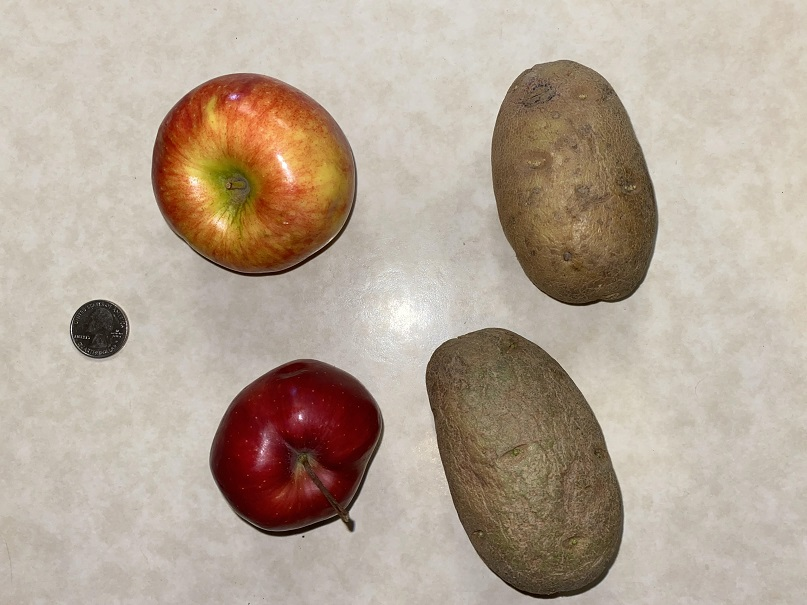
#> input picture produceImage.jpg, 807 x 605 px
$ python ProduceAnalyzer.py
#> lines starting #> are read from the running program, lines starting #| are printed output that depends on the picture; after the words box and inside, x2 and y2 are one past the last pixel; in counts of white or black regions, pixels touching at a corner belong together
from scipy.spatial import distance as dist
from imutils import perspective
from imutils import contours
import numpy as np
import argparse
import imutils
import cv2
import math

# Author: Jacob O'Grady
# Date: May 6, 2021
# Purpose of Program: This program analyzes an image of produce samples to determine their type, size, and mass. Information is displayed to a text file.
# With some modifications, this program can be used to assist farmers to get quick and accurate calculations for a sample of their produce.
# Used OpenCV and documentation from opencv.org and pyimagesearch.com

# This will be the number of pixels in the reference object
pixel_ratio = None

# Boolean values for the object recognition
isApple = False
isPotato = False
isCoin = False
isRedApple = False
isFujiApple = False

# Get the image we want to use
image = cv2.imread("produceImage.jpg", cv2.IMREAD_COLOR)
#> image is the input picture: shape (605, 807, 3); mean B, G, R 149.5, 165, 180.7

# Convert from the default BGR (Blue, Green, Red) to HSV (Hue, Saturation, Value) color mat
hsv_mat = cv2.cvtColor(image, cv2.COLOR_BGR2HSV)
#> hsv_mat: shape (605, 807, 3); mean H, S, V 19.1, 55, 180.7

# Blur the mat to make the contours easier to distinguish
hsv_mat = cv2.GaussianBlur(hsv_mat, (9, 9), 0)
#> hsv_mat: shape (605, 807, 3); mean H, S, V 19.1, 55, 180.7

# Convert anther BGR mat to grayscale that will be used for the HoughCircles
gray_mat = cv2.cvtColor(image, cv2.COLOR_BGR2GRAY)


lower_redOrange = np.array([0, 130, 130], np.uint8)
upper_redOrange = np.array([180, 255, 255], np.uint8)
mask_redOrange = cv2.inRange(hsv_mat, lower_redOrange, upper_redOrange)
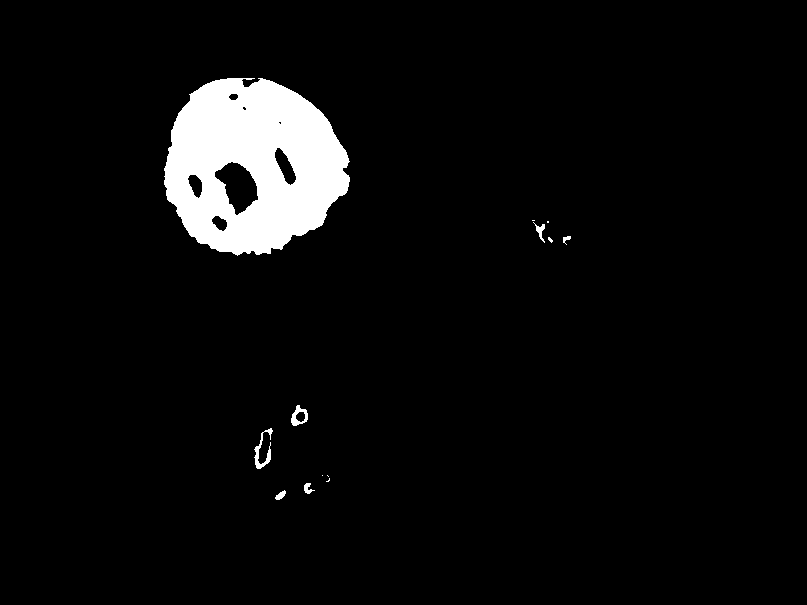
#> mask_redOrange: shape (605, 807); 4.8% white; 13 white regions (6 under 20 px), largest, box (x1, y1, x2, y2) and area: (164, 78, 350, 256) 22903, (254, 428, 273, 469) 247, (291, 405, 308, 426) 174

lower_red = np.array([40, 0, 0], np.uint8)
upper_red = np.array([180, 255, 255], np.uint8)
mask_red = cv2.inRange(hsv_mat, lower_red, upper_red)
#> mask_red: shape (605, 807); 1.8% white; 28 white regions (7 under 20 px), largest, box (x1, y1, x2, y2) and area: (226, 381, 364, 500) 7008, (318, 447, 352, 490) 586, (213, 442, 225, 471) 239

lower_brown = np.array([15, 50, 60], np.uint8)
upper_brown = np.array([180, 160, 190], np.uint8)
mask_brown = cv2.inRange(hsv_mat, lower_brown, upper_brown)
#> mask_brown: shape (605, 807); 14.5% white; 73 white regions (52 under 20 px), largest, box (x1, y1, x2, y2) and area: (425, 327, 623, 597) 37335, (491, 60, 658, 308) 30740, (257, 427, 274, 467) 443

lower_gray = np.array([0, 0, 0], np.uint8)
upper_gray = np.array([60, 85, 100], np.uint8)
mask_gray = cv2.inRange(hsv_mat, lower_gray, upper_gray)
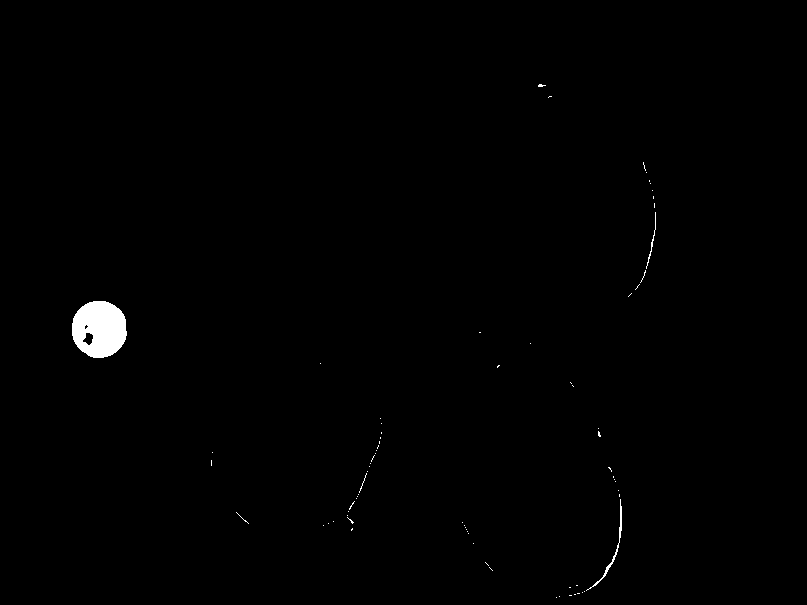
#> mask_gray: shape (605, 807); 0.6% white; 74 white regions (70 under 20 px)

colorContours_redO, hierarchy = cv2.findContours(mask_redOrange, cv2.RETR_TREE, cv2.CHAIN_APPROX_SIMPLE)
#> colorContours_redO = 21 contours, 8 with area under 20; largest, box (x1, y1, x2, y2) and area: (164, 78, 350, 256) 24712, (214, 161, 259, 216) 1379, (274, 147, 297, 186) 418, (187, 174, 203, 199) 236, (291, 405, 308, 426) 216
colorContours_red, hierarchy = cv2.findContours(mask_red, cv2.RETR_TREE, cv2.CHAIN_APPROX_SIMPLE)
#> colorContours_red = 34 contours, 12 with area under 20; largest, box (x1, y1, x2, y2) and area: (226, 381, 364, 500) 7072, (318, 447, 352, 490) 514, (213, 442, 225, 471) 207, (231, 427, 249, 450) 195, (430, 329, 449, 342) 112
colorContours_brown, hierarchy = cv2.findContours(mask_brown, cv2.RETR_TREE, cv2.CHAIN_APPROX_SIMPLE)
#> colorContours_brown = 95 contours, 62 with area under 20; largest, box (x1, y1, x2, y2) and area: (425, 327, 623, 597) 37769, (491, 60, 658, 308) 31662, (500, 76, 565, 115) 1050, (458, 449, 487, 487) 428, (257, 427, 274, 467) 402
colorContours_gray, hierarchy = cv2.findContours(mask_gray, cv2.RETR_TREE, cv2.CHAIN_APPROX_SIMPLE)
#> colorContours_gray = 76 contours, 73 with area under 20; largest, box (x1, y1, x2, y2) and area: (72, 301, 127, 358) 2419, (586, 499, 622, 591) 96, (82, 332, 94, 346) 92

# Reset the text file
f = open("calculations.txt", "w")
f.write("")
f.close()

# -----------------------------------------------------------------------------------------------------------------------------------------
# This section uses the Haar Cascade Classifier to detect apples.
objectRecognizer = cv2.CascadeClassifier("cascade.xml")

foundApple = objectRecognizer.detectMultiScale(gray_mat, minSize =(200, 200))
#> foundApple = [[141, 278, 294, 294], [104, 31, 305, 305]]

numApples = len(foundApple)
#> numApples = 2


if numApples != 0:

    for (x, y, width, height) in foundApple:

        cv2.rectangle(image, (x, y), (x + height, y + width), (0, 255, 255), 3)
#> this loop made 2 passes
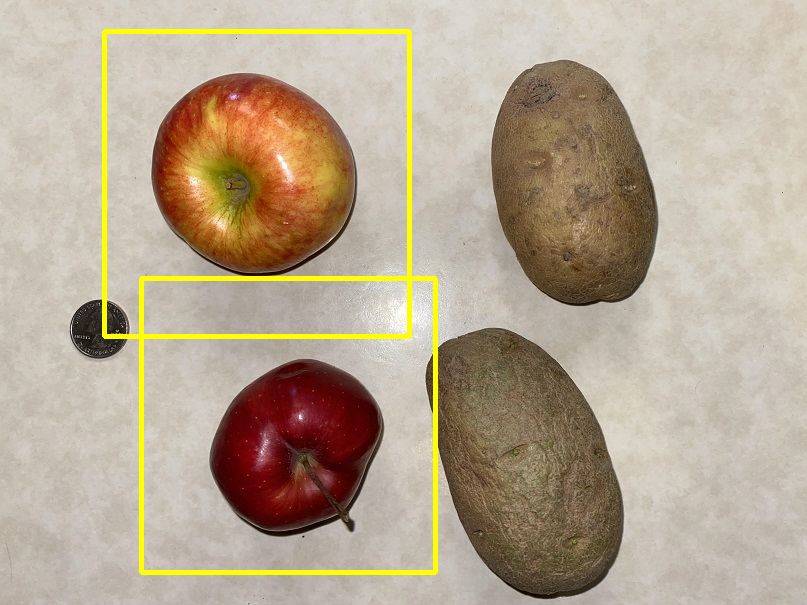
#> image: shape (605, 807, 3); 2.44% of pixels changed, all inside (x1, y1, x2, y2) = (102, 29, 438, 575)

 # -----------------------------------------------------------------------------------------------------------------------------------------
 # This section finds a circle that will be used as the reference image. The circle is of a known size, so it can be used
 # to find the size of the other objects. The object used in this image is a Quarter.

detected_circles = cv2.HoughCircles(gray_mat, cv2.HOUGH_GRADIENT, 1, hsv_mat.shape[0], param1=100, param2=40, minRadius=25, maxRadius=40)
#> detected_circles = [[99.5, 330.5, 31]]

# Find and draw any circles if any are found
if detected_circles is not None:

    # Use a np array to convert the circle parameters a, b, and r to integers
    detected_circles = np.uint16(np.around(detected_circles))
#> detected_circles = [[100, 330, 31]]

    for point in detected_circles[0]:
        a = point[0]
        b = point[1]
        r = point[2]

        # Draw the circumference of the circle
        cv2.circle(image, (a, b), r, (0, 255, 0), 2) #args: image, center coordinate, radius, color (green in this case), thickness

        # Get the number of pixels of the diameter to be used in the calculations
        circle_pixels = r * 2
#> this loop made 1 pass
#> (a, b, r, circle_pixels) on pass 1: (100, 330, 31, 62)
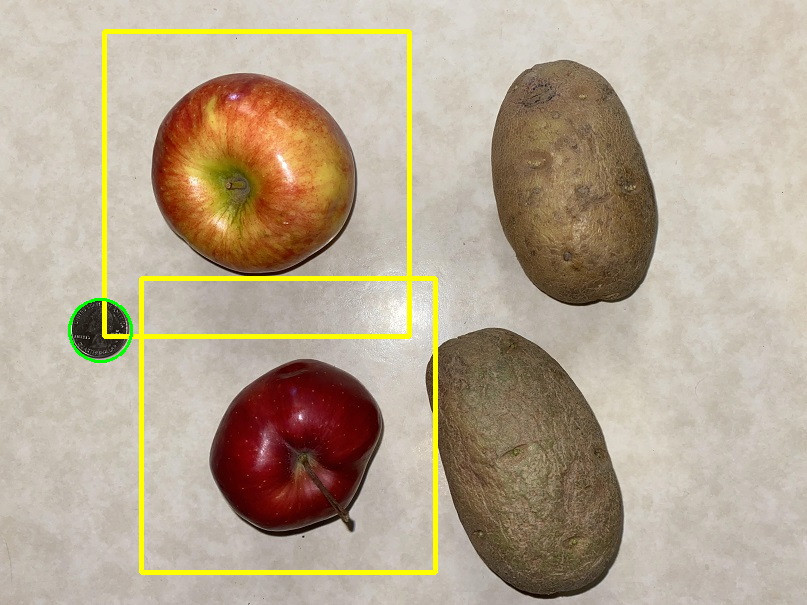
#> image: shape (605, 807, 3); 0.12% of pixels changed, all inside (x1, y1, x2, y2) = (68, 298, 133, 363)
else:

    print("No circles were detected!")

# ------------------------------------------------------------------------------------------------------------------------------------
# This section finds the contours of the objects

# Use Canny edge detection to find the edges
edge_detect = cv2.Canny(hsv_mat, 10, 100) # source image, threshold 1, threshold 2
#> edge_detect: shape (605, 807); 1.7% white in thin lines or dots, all inside (x1, y1, x2, y2) = (70, 59, 659, 599)
edge_detect = cv2.dilate(edge_detect, None)
#> edge_detect: shape (605, 807); 5.7% white; 41 white regions (3 under 20 px), largest, box (x1, y1, x2, y2) and area: (208, 358, 386, 537) 11197, (151, 72, 359, 278) 3886, (424, 326, 625, 600) 3269
edge_detect = cv2.erode(edge_detect, None)
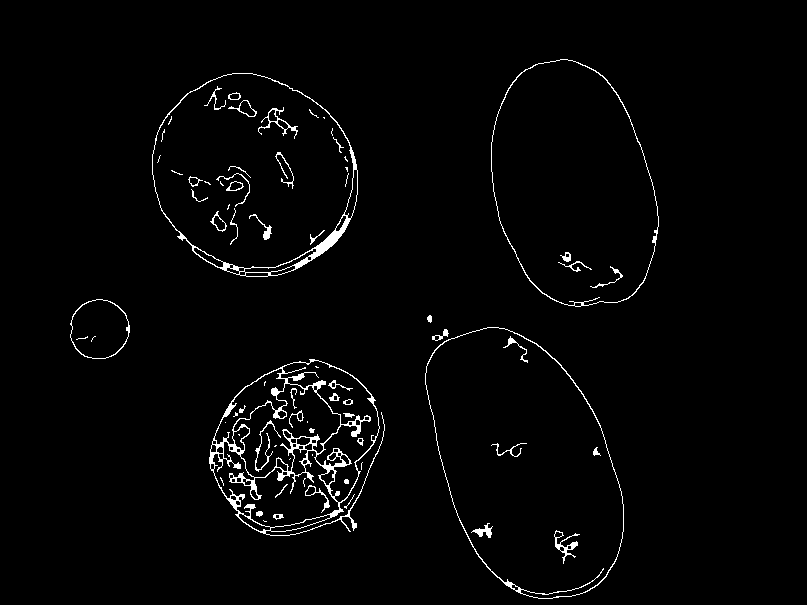
#> edge_detect: shape (605, 807); 2.1% white in thin lines or dots, all inside (x1, y1, x2, y2) = (70, 59, 659, 599)

# Use the findContours function to find the contours of each object
foundContours = cv2.findContours(edge_detect.copy(), cv2.RETR_EXTERNAL, cv2.CHAIN_APPROX_SIMPLE) # args: image, mode, method
#> foundContours = 9 contours, 2 with area under 20; largest, box (x1, y1, x2, y2) and area: (425, 327, 624, 599) 38429, (152, 73, 358, 277) 32067, (491, 59, 659, 307) 31777, (209, 359, 385, 536) 21375, (70, 299, 130, 359) 2749, (432, 329, 449, 341) 60, (427, 315, 432, 323) 21
foundContours = imutils.grab_contours(foundContours)

# Sort the contours from left to right
(foundContours, _) = contours.sort_contours(foundContours, method="left-to-right")

# -------------------------------------------------------------------------------------------------------------------------------------------
# This secion loops through each contour and performs calculations

# This function finds the midpoints of each line segment
# Formula = [(X1, Y1)/2],[(X2, Y2)/2]
def getMidPoint(x, y):
    return ((x[0] + y[0]) * 0.5, (x[1] + y[1]) * 0.5)

cnt_contours = 0

for contour in foundContours:

    # Ignore contours that are too small
    if cv2.contourArea(contour) < 400:
        continue

    cnt_contours += 1

    # Get the smallest rectangle around the contours
    boundBox = cv2.minAreaRect(contour)
    boundBox = cv2.boxPoints(boundBox)
    boundBox = np.array(boundBox)

    # Draw the contours within the bounding box
    cv2.drawContours(image, [boundBox.astype("int")], 0, (0, 255, 0), 2)

    # Get the points out of the boundBox
    for (x1, y1) in boundBox:

        # Draw points for each rectangle
        cv2.circle(image, (x1.astype("int"), y1.astype("int")), 3, (255, 0, 0), -1) #agrs: image, center, radius, color (blue), thickness

        # Get the points from the bounding box
        (point1, point2, point3, point4) = boundBox

        # Use the midpoint function to find the points that will be used to calculate length and width
        # The different combinations needed are point1 with point2 x and y, point3 with point4 x and y, point1 with point4 x and y, and point2 with point3 x and y
        (pnt1_pnt2_x, pnt1_pnt2_y) = getMidPoint(point1, point2)
        (pnt3_pnt4_x, pnt3_pnt4_y) = getMidPoint(point3, point4)
        (pnt1_pnt4_x, pnt1_pnt4_y) = getMidPoint(point1, point4)
        (pnt2_pnt3_x, pnt2_pnt3_y) = getMidPoint(point2, point3)

        # Find the center point using the midpoint of two oposite points
        (centerpoint_x, centerpoint_y) = getMidPoint(point1, point3)

        # Convert the center point to the correct type
        centerPoint = (centerpoint_x.astype("int"), centerpoint_y.astype("int"))

        # Draw a circle in the middle just because
        cv2.circle(image, centerPoint, 3, (255, 0, 255), -1) #agrs: image, center, radius, color (blue), thickness

# -----------------------------------------------------------------------------------------------------------------------------------------------------------------
# This section checks if the centerpoint of each contour is within the rectangle of the detected apple

    for (x, y, w, h) in foundApple:

        #top left
        applePoint1 = (x,y)
        #top right
        applePoint2 = (x+w, y)
        #bottom right
        applePoint3 = (x+w, y+h)
        #bottom left
        applePoint4 = (x, y+h)

    # If the center of the contour is between the top left and bottom right point of an apple contour, the object is an apple
    if((centerPoint>applePoint1) & (centerPoint<applePoint3)):
        #print("The centerpoint is within the apple")
        isApple = True
        isPotato = False
    else:
        isApple = False
        isPotato = True

# --------------------------------------------------------------------------------------------------------------------------------------------------------
# This section gets the color information from each object. A select few colors have been picked to be detected. More colors can be added as needed.

    for pic, contour in enumerate(colorContours_redO):

        area = cv2.contourArea(contour)

        if(area > 5000):
            x, y, w, h = cv2.boundingRect(contour)

            colorPoint1_ro = (x, y)
            colorPoint2_ro = (x + w, y + h)

            image = cv2.rectangle(image, colorPoint1_ro, colorPoint2_ro,(0, 69, 255), 2)

            cv2.putText(image, "Orange", colorPoint2_ro, cv2.FONT_HERSHEY_SIMPLEX, 1.0,(0, 69, 255))

            if((centerpoint_x > x) & (centerpoint_x < (x+w)) & (centerpoint_y > y) & (centerpoint_y < (y+w))):
                print("Fuji Apple Found")
                isFujiApple = True
                isCoin = False
                isRedApple = False
                isPotato = False

    for pic, contour in enumerate(colorContours_red):
        area = cv2.contourArea(contour)
        if(area > 5000):
            x, y, w, h = cv2.boundingRect(contour)

            # top left
            colorPoint1_red = (x, y)
            # bottom right
            colorPoint2_red = (x + w, y + h)

            image = cv2.rectangle(image, colorPoint1_red, colorPoint2_red, (0, 0, 255), 2)

            cv2.putText(image, "Red", colorPoint2_red, cv2.FONT_HERSHEY_SIMPLEX, 1.0, (0, 0, 255))

            if((centerpoint_x > x) & (centerpoint_x < (x+w)) & (centerpoint_y > y) & (centerpoint_y < (y+w))):
                print("Red Apple Found")
                isCoin = False
                isRedApple = True
                isPotato = False
                isFujiApple = False


    for pic, contour in enumerate(colorContours_brown):
        area = cv2.contourArea(contour)
        if(area > 5000):
            x, y, w, h = cv2.boundingRect(contour)

            colorPoint1_brown = (x, y)
            colorPoint2_brown = (x + w, y + h)

            image = cv2.rectangle(image, colorPoint1_brown, colorPoint2_brown,(0, 30, 58), 2)

            cv2.putText(image, "Brown", colorPoint2_brown, cv2.FONT_HERSHEY_SIMPLEX, 1.0,(0, 30, 58))


            #if((centerPoint>colorPoint1_brown) & (centerPoint<colorPoint2_brown)):
            if((centerpoint_x > x) & (centerpoint_x < (x+w)) & (centerpoint_y > y) & (centerpoint_y < (y+w))):
                print("Potato Found")
                isCoin = False
                isPotato = True
                isFujiApple = False
                isRedApple = False


    for pic, contour in enumerate(colorContours_gray):
        area = cv2.contourArea(contour)
        if(area > 500):
            x, y, w, h = cv2.boundingRect(contour)

            colorPoint1_gray = (x, y)
            colorPoint2_gray = (x + w, y + h)

            image = cv2.rectangle(image, colorPoint1_gray, colorPoint2_gray,(128, 128, 128), 2)

            cv2.putText(image, "Gray", colorPoint2_gray, cv2.FONT_HERSHEY_SIMPLEX, 1.0,(128, 128, 128))

            if((centerpoint_x > x) & (centerpoint_x < (x+w)) & (centerpoint_y > y) & (centerpoint_y < (y+w))):
                print("Coin Found")
                isCoin = True
                isFujiApple = False
                isRedApple = False
                isPotato = False


# ---------------------------------------------------------------------------------------------------------------------------------------------------
# This section performs distance calculations between points

    # Find the Euclidean distances between the calculated midpoints. Length vs width doesn't matter yet, so I just call them distA and distB
    calcDistA = dist.euclidean((pnt1_pnt2_x, pnt1_pnt2_y), (pnt3_pnt4_x, pnt3_pnt4_y))
    calcDistB = dist.euclidean((pnt1_pnt4_x, pnt1_pnt4_y), (pnt2_pnt3_x, pnt2_pnt3_y))

    # Use the ratio between the known size of the Quarter and the number of pixels found in the Quarter to determine object size
    # The known size of a Quarter is 2.4 cm

    pixel_ratio = circle_pixels / 2.4

    distA = calcDistA / pixel_ratio

    distB = calcDistB / pixel_ratio

    area = distA * distB

    # Find which distance is greater
    if(distA > distB):
        longDist = distA
        shortDist = distB
    else:
       shortDist = distA
       longDist = distB

    # Equation to find volume of oblate spheroid
    volume = ((4/3) * math.pi * (longDist * longDist) * shortDist)

    #Avg density of potato = 0.63 g/cm^3
    #Avg density of apple = 0.46 g/cm^3
    # Mass = Volume x Density
    potatoMass = volume * 0.63
    appleMass = volume * 0.46

# -------------------------------------------------------------------------------------------------------------------------------------------------------------
# This section displays text on screen and writes the information to a text file

    # Get the number of potatoes. Account for the reference object
    numPotatoes = cnt_contours - numApples - 1


    cv2.putText(image, "{:.2f} cm".format(distB), (int(pnt1_pnt2_x), int(pnt1_pnt2_y)), cv2.FONT_HERSHEY_SIMPLEX, 0.65, (0, 0, 0), 2)


    cv2.putText(image, "{:.2f} cm".format(distA), (int(pnt2_pnt3_x), int(pnt2_pnt3_y)), cv2.FONT_HERSHEY_SIMPLEX, 0.65, (0, 0, 0), 2)


    # Write the information to a text file called "calculations.txt"

    if(isCoin == False):

        f = open("calculations.txt", "a")
        #f.write(f'\nNumber of Apples: {numApples}\n')
        #f.write(f'Number of Potatoes: {numPotatoes}\n')
        if(isFujiApple):
            f.write('Fuji Apple: \n')
        if(isRedApple):
            f.write('Red Apple: \n')
        if(isPotato):
            f.write('Potato: \n')

        f.write(f'Distance A: {distA} cm\n')
        f.write(f'Distance B: {distB} cm\n')
        f.write(f'Area of Object: {area} cm^2\n')

        if(isApple):
            f.write(f'Apple mass = {appleMass} grams\n\n')

        else:
            f.write(f'Potato mass = {potatoMass} grams\n\n')

        f.close()

    # Display the image
    cv2.imshow("Image", image)
    cv2.waitKey(0)
#> this loop made 9 passes
#> (boundBox, isApple, calcDistA, calcDistB, distA, distB, area) on passes 2, 6, 9: (((253.8, 173.5), (196.4, 207.3), -31.61), True, 196.4, 207.3, 7.6, 8.03, 61.02), (((525.9, 462.4), (164.3, 283.1), -17.65), False, 164.3, 283.1, 6.36, 10.96, 69.69), (((572.1, 183.6), (158.1, 249.9), -11.31), False, 158.1, 249.9, 6.12, 9.67, 59.18)
#> (printed output is left out)
#> pass 1, `cv2.imshow("Image", image)`:
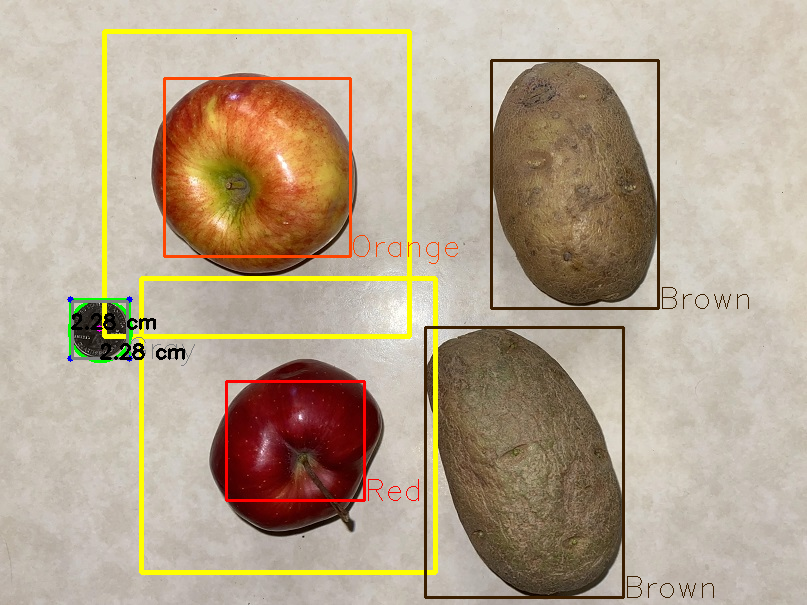
#> window 'Image': shape (605, 807, 3); mean B, G, R 142, 163.9, 180.9
#> after the loop:
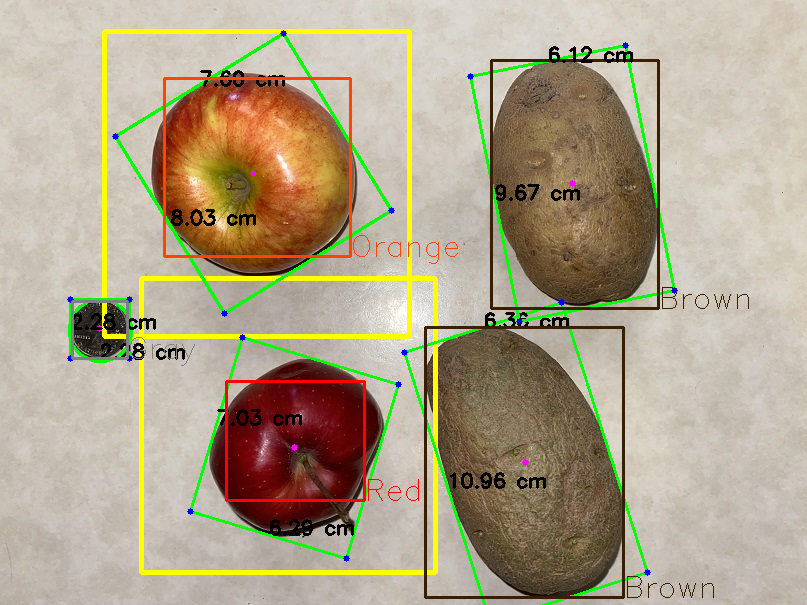
#> image: shape (605, 807, 3); 5.04% of pixels changed, all inside (x1, y1, x2, y2) = (67, 30, 749, 605)
#> after the loop, cnt_contours = 5

f = open("calculations.txt", "a")
f.write(f'Number of Apples: {numApples}\n')
f.write(f'Number of Potatos: {numPotatoes}\n')
f.close()
